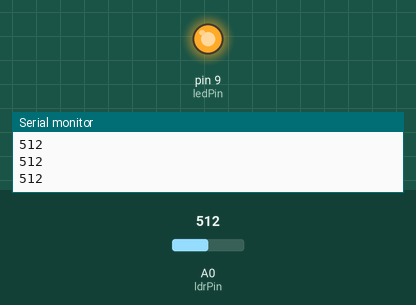
Simulated run of this sketch. Board: Arduino Uno, built with avr-gcc and run on an emulated ATmega328P. On the bench: output pins drawn as LEDs (lit = HIGH), the last lines printed to the serial monitor. The inputs (shaded band) are chosen by the test bench; at power-on: A0 (ldrPin) = 512.

Above: at 1.2 s.
1.3 s: A0 (ldrPin) set to 634
2.8 s: A0 (ldrPin) set to 667
At 4.0 s:
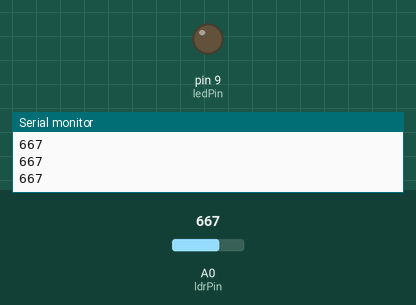
4.3 s: A0 (ldrPin) set to 640
At 5.1 s:
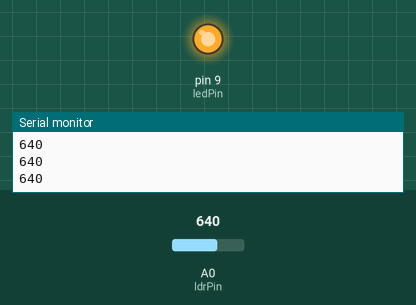
5.8 s: A0 (ldrPin) set to 660
At 6.3 s:
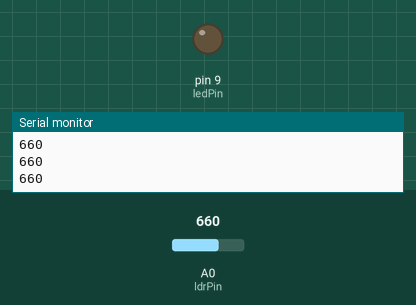
Timing chart, 0 to 8.3 s (numbered marks = the images above; inputs shaded):
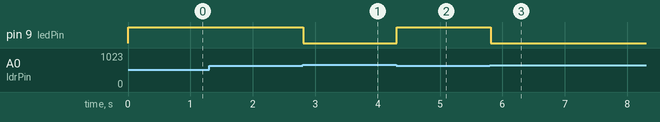

Measured:
- the behaviour switches between 650 and 651 on A0 (ldrPin) (found by bisection; images 0 and 1)
- after the input at 2.8 s, pin 9 (ledPin): HIGH → LOW at once
- after the input at 4.3 s, pin 9 (ledPin): LOW → HIGH at once
- after the input at 5.8 s, pin 9 (ledPin): HIGH → LOW at once

The sketch:

light_controled_led.ino
```cpp
const int ldrPin = A0;
const int ledPin = 9;
int threshold = 650;

void setup() {
  Serial.begin(9600);
  pinMode(ldrPin, INPUT);
  pinMode(ledPin, OUTPUT);
}

void loop() {
  int value = analogRead(ldrPin);
  Serial.println(value);
  value > threshold ? digitalWrite(ledPin, LOW) : digitalWrite(ledPin, HIGH);
  // delay(1000);
}
```
